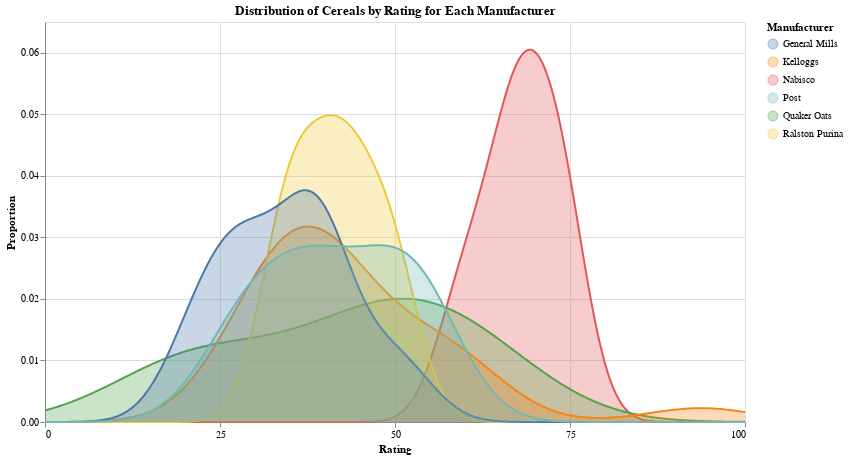

Notebook code cell kept with this figure:
### Markdown cell above
#### 2. Distribution of Cereals by Rating for Each Manufacturer

The next visualization extends the previous analysis by showing the distribution of cereal ratings for **each individual manufacturer** using overlaid KDE plots. This allows for a direct comparison of how ratings vary across different manufacturers.

##### <i>Design Elements and Justification</i>

- **Layered KDE Plots for Manufacturers:** The core design uses multiple KDE plots, one for each manufacturer, overlaid on a single set of axes. This allows for a direct visual comparison of the rating distributions from different manufacturers. Each manufacturer's distribution is represented by a unique color, enabling easy differentiation.

- **Color Encoding for Manufacturer:** `alt.Color('manufacturer:N', title='Manufacturer')` is crucial for distinguishing between the different manufacturers. A clear legend (implicitly generated by Altair) helps users identify which color corresponds to which manufacturer.

- **Consistent Axes:** The x-axis (`Rating`) and y-axis (`Proportion`) maintain consistency with the previous overall distribution chart, using the same scales and tick values. This allows for easy comparison between the overall distribution and individual manufacturer distributions.

- **Interactive Tooltips:** Hovering over each manufacturer's curve reveals a tooltip displaying the `manufacturer`, `average_rating`, and `num_cereals`. This provides precise numerical context for each distribution without cluttering the main visualization. It's particularly useful for identifying manufacturers with high or low average ratings, or those with only a few cereals.

- **Dynamic KDE Calculation:** The code dynamically calculates KDEs for each manufacturer, ensuring that only manufacturers with sufficient data points (at least 2) are included. This prevents errors and misleading visualizations for manufacturers with too few cereals.

- **Title and Properties:** A clear title "Distribution of Cereals by Rating for Each Manufacturer" informs the viewer about the chart's purpose. Consistent width and height (700x400) ensure a standard presentation size.

### Code cell
manufacturer_kde_layers = []
for manufacturer in df['manufacturer'].unique():
    manufacturer_df = df[df['manufacturer'] == manufacturer]
    ratings_for_kde = manufacturer_df['rating'].dropna()

    if len(ratings_for_kde) >= 2:
        kde = gaussian_kde(ratings_for_kde)
        y_density = kde(x_range)

        # Create features for tooltip
        avg_rating = manufacturer_df['rating'].mean()
        num_cereals = len(manufacturer_df)

        density_df_mfr = pd.DataFrame({
            'rating': x_range,
            'proportion': y_density,
            'manufacturer': manufacturer,
            'average_rating': avg_rating,  
            'num_cereals': num_cereals
        })

        area_mfr = alt.Chart(density_df_mfr).mark_area(opacity=0.3).encode(
            x=alt.X('rating:Q', title='Rating', axis=alt.Axis(values=[0, 25, 50, 75, 100])),
            y=alt.Y('proportion:Q', title='Proportion', axis=alt.Axis(values=[0.00, 0.01, 0.02, 0.03, 0.04, 0.05, 0.06], format='0.2f')),
            color=alt.Color('manufacturer:N', title='Manufacturer'),
            tooltip=[
                alt.Tooltip('manufacturer:N', title='Manufacturer'),
                alt.Tooltip('average_rating:Q', title='Average Rating', format='.2f'),
                alt.Tooltip('num_cereals:Q', title='Number of Cereals')
            ]
        )

        line_mfr = alt.Chart(density_df_mfr).mark_line().encode(
            x=alt.X('rating:Q'),
            y=alt.Y('proportion:Q'),
            color=alt.Color('manufacturer:N', title='Manufacturer'),
            tooltip=[
                alt.Tooltip('manufacturer:N', title='Manufacturer'),
                alt.Tooltip('average_rating:Q', title='Average Rating', format='.2f'),
                alt.Tooltip('num_cereals:Q', title='Number of Cereals')
            ]
        )

        manufacturer_kde_layers.extend([area_mfr, line_mfr])
    else:
        print(f"Skipping manufacturer '{manufacturer}' as it does not have enough data points (at least 2) for KDE calculation.")

# Combine all manufacturer KDE charts
chart = alt.layer(*manufacturer_kde_layers
).properties(
    title="Distribution of Cereals by Rating for Each Manufacturer",
    width=700,
    height=400
)

chart.display()

### Figure 1 — Vega-Lite specification as saved in the notebook (floating-point values rounded to 4 significant figures; data arrays with more than 128 entries replaced by an {"elided": "..."} marker saying what was removed)
{"config": {"view": {"continuousWidth": 300, "continuousHeight": 300}}, "layer": [{"data": {"name": "data-f1d526163bfa0d207d7be15c0b04a1e5"}, "mark": {"type": "area", "opacity": 0.3}, "encoding": {"color": {"field": "manufacturer", "title": "Manufacturer", "type": "nominal"}, "tooltip": [{"field": "manufacturer", "title": "Manufacturer", "type": "nominal"}, {"field": "average_rating", "format": ".2f", "title": "Average Rating", "type": "quantitative"}, {"field": "num_cereals", "title": "Number of Cereals", "type": "quantitative"}], "x": {"axis": {"values": [0, 25, 50, 75, 100]}, "field": "rating", "title": "Rating", "type": "quantitative"}, "y": {"axis": {"format": "0.2f", "values": [0.0, 0.01, 0.02, 0.03, 0.04, 0.05, 0.06]}, "field": "proportion", "title": "Proportion", "type": "quantitative"}}}, {"data": {"name": "data-f1d526163bfa0d207d7be15c0b04a1e5"}, "mark": {"type": "line"}, "encoding": {"color": {"field": "manufacturer", "title": "Manufacturer", "type": "nominal"}, "tooltip": [{"field": "manufacturer", "title": "Manufacturer", "type": "nominal"}, {"field": "average_rating", "format": ".2f", "title": "Average Rating", "type": "quantitative"}, {"field": "num_cereals", "title": "Number of Cereals", "type": "quantitative"}], "x": {"field": "rating", "type": "quantitative"}, "y": {"field": "proportion", "type": "quantitative"}}}, {"data": {"name": "data-9ea962c8c7e776ca43e7eec4ac074fc1"}, "mark": {"type": "area", "opacity": 0.3}, "encoding": {"color": {"field": "manufacturer", "title": "Manufacturer", "type": "nominal"}, "tooltip": [{"field": "manufacturer", "title": "Manufacturer", "type": "nominal"}, {"field": "average_rating", "format": ".2f", "title": "Average Rating", "type": "quantitative"}, {"field": "num_cereals", "title": "Number of Cereals", "type": "quantitative"}], "x": {"axis": {"values": [0, 25, 50, 75, 100]}, "field": "rating", "title": "Rating", "type": "quantitative"}, "y": {"axis": {"format": "0.2f", "values": [0.0, 0.01, 0.02, 0.03, 0.04, 0.05, 0.06]}, "field": "proportion", "title": "Proportion", "type": "quantitative"}}}, {"data": {"name": "data-9ea962c8c7e776ca43e7eec4ac074fc1"}, "mark": {"type": "line"}, "encoding": {"color": {"field": "manufacturer", "title": "Manufacturer", "type": "nominal"}, "tooltip": [{"field": "manufacturer", "title": "Manufacturer", "type": "nominal"}, {"field": "average_rating", "format": ".2f", "title": "Average Rating", "type": "quantitative"}, {"field": "num_cereals", "title": "Number of Cereals", "type": "quantitative"}], "x": {"field": "rating", "type": "quantitative"}, "y": {"field": "proportion", "type": "quantitative"}}}, {"data": {"name": "data-8b2c994f38897416a6082b040d8762c1"}, "mark": {"type": "area", "opacity": 0.3}, "encoding": {"color": {"field": "manufacturer", "title": "Manufacturer", "type": "nominal"}, "tooltip": [{"field": "manufacturer", "title": "Manufacturer", "type": "nominal"}, {"field": "average_rating", "format": ".2f", "title": "Average Rating", "type": "quantitative"}, {"field": "num_cereals", "title": "Number of Cereals", "type": "quantitative"}], "x": {"axis": {"values": [0, 25, 50, 75, 100]}, "field": "rating", "title": "Rating", "type": "quantitative"}, "y": {"axis": {"format": "0.2f", "values": [0.0, 0.01, 0.02, 0.03, 0.04, 0.05, 0.06]}, "field": "proportion", "title": "Proportion", "type": "quantitative"}}}, {"data": {"name": "data-8b2c994f38897416a6082b040d8762c1"}, "mark": {"type": "line"}, "encoding": {"color": {"field": "manufacturer", "title": "Manufacturer", "type": "nominal"}, "tooltip": [{"field": "manufacturer", "title": "Manufacturer", "type": "nominal"}, {"field": "average_rating", "format": ".2f", "title": "Average Rating", "type": "quantitative"}, {"field": "num_cereals", "title": "Number of Cereals", "type": "quantitative"}], "x": {"field": "rating", "type": "quantitative"}, "y": {"field": "proportion", "type": "quantitative"}}}, {"data": {"name": "data-343d01dfd412269aa254ac07111f2ce7"}, "mark": {"type": "area", "opacity": 0.3}, "encoding": {"color": {"field": "manufacturer", "title": "Manufacturer", "type": "nominal"}, "tooltip": [{"field": "manufacturer", "title": "Manufacturer", "type": "nominal"}, {"field": "average_rating", "format": ".2f", "title": "Average Rating", "type": "quantitative"}, {"field": "num_cereals", "title": "Number of Cereals", "type": "quantitative"}], "x": {"axis": {"values": [0, 25, 50, 75, 100]}, "field": "rating", "title": "Rating", "type": "quantitative"}, "y": {"axis": {"format": "0.2f", "values": [0.0, 0.01, 0.02, 0.03, 0.04, 0.05, 0.06]}, "field": "proportion", "title": "Proportion", "type": "quantitative"}}}, {"data": {"name": "data-343d01dfd412269aa254ac07111f2ce7"}, "mark": {"type": "line"}, "encoding": {"color": {"field": "manufacturer", "title": "Manufacturer", "type": "nominal"}, "tooltip": [{"field": "manufacturer", "title": "Manufacturer", "type": "nominal"}, {"field": "average_rating", "format": ".2f", "title": "Average Rating", "type": "quantitative"}, {"field": "num_cereals", "title": "Number of Cereals", "type": "quantitative"}], "x": {"field": "rating", "type": "quantitative"}, "y": {"field": "proportion", "type": "quantitative"}}}, {"data": {"name": "data-ef52a87019bb381ece5adce0cbe44f9f"}, "mark": {"type": "area", "opacity": 0.3}, "encoding": {"color": {"field": "manufacturer", "title": "Manufacturer", "type": "nominal"}, "tooltip": [{"field": "manufacturer", "title": "Manufacturer", "type": "nominal"}, {"field": "average_rating", "format": ".2f", "title": "Average Rating", "type": "quantitative"}, {"field": "num_cereals", "title": "Number of Cereals", "type": "quantitative"}], "x": {"axis": {"values": [0, 25, 50, 75, 100]}, "field": "rating", "title": "Rating", "type": "quantitative"}, "y": {"axis": {"format": "0.2f", "values": [0.0, 0.01, 0.02, 0.03, 0.04, 0.05, 0.06]}, "field": "proportion", "title": "Proportion", "type": "quantitative"}}}, {"data": {"name": "data-ef52a87019bb381ece5adce0cbe44f9f"}, "mark": {"type": "line"}, "encoding": {"color": {"field": "manufacturer", "title": "Manufacturer", "type": "nominal"}, "tooltip": [{"field": "manufacturer", "title": "Manufacturer", "type": "nominal"}, {"field": "average_rating", "format": ".2f", "title": "Average Rating", "type": "quantitative"}, {"field": "num_cereals", "title": "Number of Cereals", "type": "quantitative"}], "x": {"field": "rating", "type": "quantitative"}, "y": {"field": "proportion", "type": "quantitative"}}}, {"data": {"name": "data-c7b67726f66ddfa4f85809fd008953f1"}, "mark": {"type": "area", "opacity": 0.3}, "encoding": {"color": {"field": "manufacturer", "title": "Manufacturer", "type": "nominal"}, "tooltip": [{"field": "manufacturer", "title": "Manufacturer", "type": "nominal"}, {"field": "average_rating", "format": ".2f", "title": "Average Rating", "type": "quantitative"}, {"field": "num_cereals", "title": "Number of Cereals", "type": "quantitative"}], "x": {"axis": {"values": [0, 25, 50, 75, 100]}, "field": "rating", "title": "Rating", "type": "quantitative"}, "y": {"axis": {"format": "0.2f", "values": [0.0, 0.01, 0.02, 0.03, 0.04, 0.05, 0.06]}, "field": "proportion", "title": "Proportion", "type": "quantitative"}}}, {"data": {"name": "data-c7b67726f66ddfa4f85809fd008953f1"}, "mark": {"type": "line"}, "encoding": {"color": {"field": "manufacturer", "title": "Manufacturer", "type": "nominal"}, "tooltip": [{"field": "manufacturer", "title": "Manufacturer", "type": "nominal"}, {"field": "average_rating", "format": ".2f", "title": "Average Rating", "type": "quantitative"}, {"field": "num_cereals", "title": "Number of Cereals", "type": "quantitative"}], "x": {"field": "rating", "type": "quantitative"}, "y": {"field": "proportion", "type": "quantitative"}}}], "height": 400, "title": "Distribution of Cereals by Rating for Each Manufacturer", "width": 700, "$schema": "https://vega.github.io/schema/vega-lite/v5.20.1.json", "datasets": {"data-f1d526163bfa0d207d7be15c0b04a1e5": {"elided": "500 records"}, "data-9ea962c8c7e776ca43e7eec4ac074fc1": {"elided": "500 records"}, "data-8b2c994f38897416a6082b040d8762c1": {"elided": "500 records"}, "data-343d01dfd412269aa254ac07111f2ce7": {"elided": "500 records"}, "data-ef52a87019bb381ece5adce0cbe44f9f": {"elided": "500 records"}, "data-c7b67726f66ddfa4f85809fd008953f1": {"elided": "500 records"}}}
